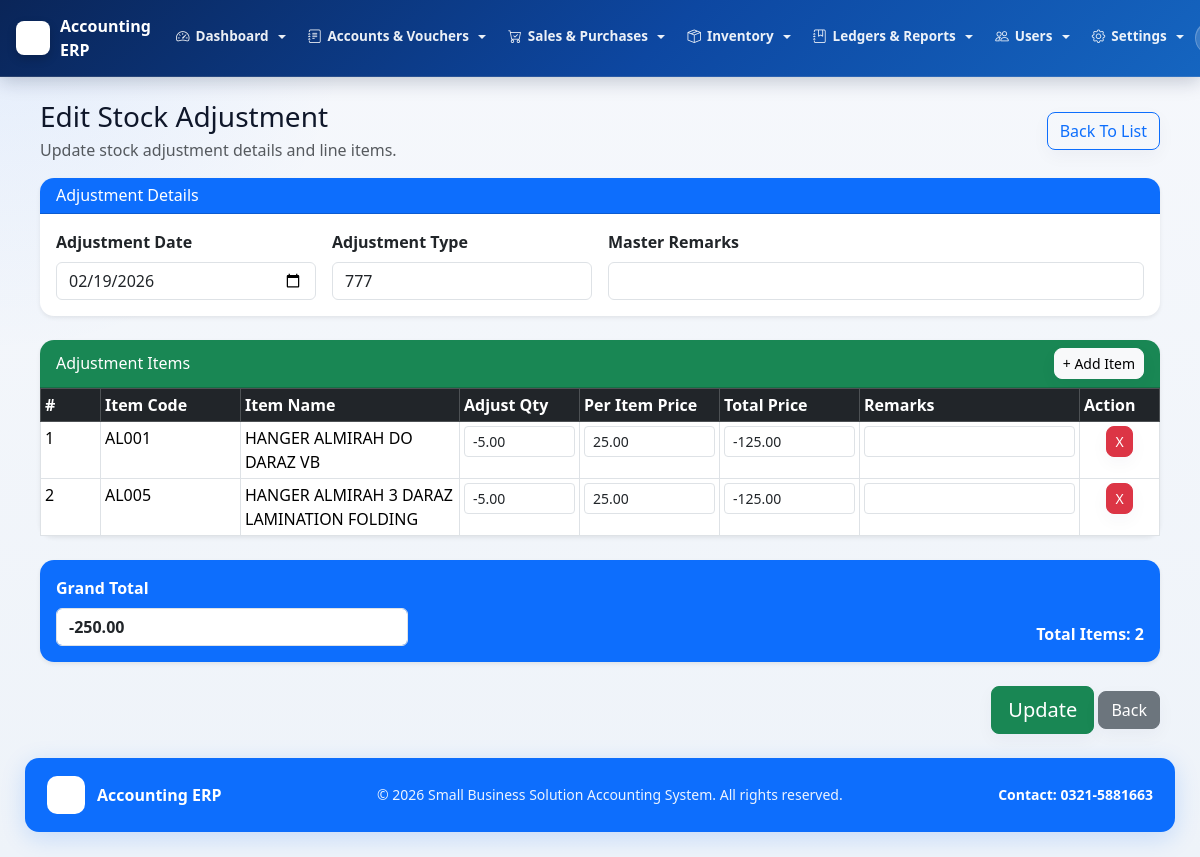
Page /admin/stock_adjustment/stock_adjustment_edit.php?id=4 (signed in) on the committed database.
### tables this page shows
CREATE TABLE `company_settings` (
  `id` int(11) NOT NULL,
  `company_name` varchar(255) NOT NULL,
  `tagline` varchar(255) NOT NULL,
  `contact` varchar(100) NOT NULL,
  `address` varchar(255) NOT NULL,
  `email` varchar(255) NOT NULL,
  `logo_path` varchar(255) NOT NULL,
  `prepared_by_label` varchar(100) NOT NULL,
  `checked_by_label` varchar(100) NOT NULL,
  `approved_by_label` varchar(100) NOT NULL,
  `print_footer` varchar(255) NOT NULL,
  `system_activity_retention_months` int(11) NOT NULL DEFAULT 0,
  `approval_history_retention_months` int(11) NOT NULL DEFAULT 0,
  `updated_at` datetime NOT NULL DEFAULT current_timestamp() ON UPDATE current_timestamp(),
  PRIMARY KEY (`id`)
);

CREATE TABLE `stock_adjustment_master` (
  `id` int(11) NOT NULL AUTO_INCREMENT,
  `adjustment_no` bigint(20) NOT NULL,
  `adjustment_date` date NOT NULL,
  `adjustment_type` varchar(50) NOT NULL,
  `master_remarks` text DEFAULT NULL,
  `created_by` int(11) DEFAULT NULL,
  `created_at` timestamp NOT NULL DEFAULT current_timestamp(),
  `financial_year_id` int(11) DEFAULT NULL,
  `series_no` int(11) DEFAULT NULL,
  `display_voucher_no` varchar(50) DEFAULT NULL,
  `approval_status` varchar(20) NOT NULL DEFAULT 'Draft',
  `approved_at` datetime DEFAULT NULL,
  `approved_by` int(11) DEFAULT NULL,
  `deleted_at` datetime DEFAULT NULL,
  `deleted_by` int(11) DEFAULT NULL,
  PRIMARY KEY (`id`)
);

CREATE TABLE `stock_adjustment_detail` (
  `id` int(11) NOT NULL AUTO_INCREMENT,
  `adjustment_id` int(11) NOT NULL,
  `item_code` varchar(50) NOT NULL,
  `item_name` varchar(255) NOT NULL,
  `adjust_qty` decimal(12,2) DEFAULT 0.00,
  `per_item_price` decimal(12,2) DEFAULT 0.00,
  `total_price` decimal(14,2) DEFAULT 0.00,
  `remarks` text DEFAULT NULL,
  PRIMARY KEY (`id`),
  KEY `fk_adjustment` (`adjustment_id`),
  CONSTRAINT `fk_adjustment` FOREIGN KEY (`adjustment_id`) REFERENCES `stock_adjustment_master` (`id`) ON DELETE CASCADE
);

### admin/stock_adjustment/stock_adjustment_edit.php (the view, shortened to what the rows shown need)
<?php
include "../../config/db.php";
$id = (int) $_GET['id'];
$master = mysqli_fetch_assoc(mysqli_query($conn, "SELECT * FROM stock_adjustment_master WHERE id = '$id' AND deleted_at IS NULL"));
include "../../includes/header.php";
$details = mysqli_query($conn, "SELECT * FROM stock_adjustment_detail WHERE adjustment_id = '$id'");
?>
<link rel="stylesheet" href="<?php echo $base_url; ?>assets/css/jquery.dataTables.min.css">
<div class="container-fluid stock-adjust-edit-page mt-4">
    <form method="post" action="stock_adjustment_update.php" id="adjForm">
        <div class="card shadow-sm mb-4">
            <div class="card-body">
                <div class="row g-3">
                    <div class="col-md-3">
                        <label class="form-label fw-bold">Adjustment Date</label>
                        <input type="date" name="adjustment_date" class="form-control" value="<?php echo htmlspecialchars($master['adjustment_date']); ?>" required>
                    </div>
                    <div class="col-md-3">
                        <label class="form-label fw-bold">Adjustment Type</label>
                        <input type="text" name="adjustment_type" class="form-control" value="<?php echo htmlspecialchars($master['adjustment_type']); ?>" required>
                    </div>
                </div>
            </div>
        </div>
        <div class="card shadow-sm mb-4">
            <div class="card-body p-0">
                <div class="table-responsive">
                    <table class="table table-bordered table-sm mb-0" id="detailTable">
                        <thead class="table-dark">
                            <tr>
                                <th style="width:60px;">#</th>
                                <th style="width:140px;">Item Code</th>
                                <th>Item Name</th>
                                <th style="width:120px;">Adjust Qty</th>
                                <th style="width:140px;">Per Item Price</th>
                                <th style="width:140px;">Total Price</th>
                                <th style="width:220px;">Remarks</th>
                                <th style="width:80px;">Action</th>
                            </tr>
                        </thead>
                        <tbody>
                        <?php
                        $count = 1;
                        while ($row = mysqli_fetch_assoc($details)) {
                        ?>
                            <tr>
                                <td><?php echo $count++; ?></td>
                                <td><?php echo htmlspecialchars($row['item_code']); ?><input type="hidden" name="item_code[]" value="<?php echo htmlspecialchars($row['item_code']); ?>"></td>
                                <td><?php echo htmlspecialchars($row['item_name']); ?><input type="hidden" name="item_name[]" value="<?php echo htmlspecialchars($row['item_name']); ?>"></td>
                                <td><input type="number" step="0.01" name="adjust_qty[]" class="form-control form-control-sm qty" value="<?php echo htmlspecialchars($row['adjust_qty']); ?>"></td>
                                <td><input type="number" step="0.01" name="per_item_price[]" class="form-control form-control-sm price" value="<?php echo htmlspecialchars($row['per_item_price']); ?>"></td>
                                <td><input type="text" name="total_price[]" class="form-control form-control-sm total" value="<?php echo number_format((float) $row['total_price'], 2, '.', ''); ?>" readonly></td>
                                <td><input type="text" name="remarks[]" class="form-control form-control-sm" value="<?php echo htmlspecialchars($row['remarks']); ?>"></td>
                                <td class="text-center"><button type="button" class="btn btn-danger btn-sm remove">X</button></td>
                            </tr>
                        <?php } ?>
                        </tbody>
                    </table>
                </div>
            </div>
        </div>
    </form>
</div>
<?php include "../../includes/footer.php"; ?>

### includes/header.php (shortened to what the rows shown need)
<?php
require_once __DIR__ . "/rbac.php";
require_once __DIR__ . "/branding.php";
$base_url = "/accounting-system/";
$branding = get_branding_settings();
$minimal_layout = isset($minimal_layout) && $minimal_layout;
?>
<!DOCTYPE html>
<html lang="en">
<head>
<link href="<?php echo $base_url; ?>assets/css/bootstrap.min.css" rel="stylesheet">
<link href="<?php echo $base_url; ?>assets/bootstrap-icons-1.13.1/font/bootstrap-icons.css" rel="stylesheet">
</head>
<body>
<?php if (!$minimal_layout): ?>
<nav class="navbar navbar-expand-lg fixed-top-nav navbar-dark">
    <div class="container-fluid px-3">
        <a class="navbar-brand-erp" href="<?php echo $base_url; ?>admin/dashboard/dashboard.php">
            <?php if (!empty($branding['logo_url'])): ?>
                <img src="<?php echo htmlspecialchars($branding['logo_url']); ?>" alt="Logo" class="brand-logo-img">
            <?php endif; ?>
            <span class="d-none d-sm-inline"><?php echo htmlspecialchars($branding['company_name']); ?></span>
        </a>
        <div class="collapse navbar-collapse" id="topNavbarCollapse">
            <?php if (isset($_SESSION['user_id'])): ?>
            <?php
            $canDashboard          = rbac_can_access('dashboard_home');
            $canAiDashboard        = rbac_can_access('dashboard_ai');
            $canBackup             = rbac_can_access('database_backup');
            $canCompanySettings    = rbac_can_access('company_settings_page');
            $canPeriodClosing      = rbac_can_access('period_closing_page');
            $canRecycleBin         = rbac_can_access('recycle_bin_page');
            $canSystemActivity     = rbac_can_access('system_activity_page');
            $canApprovalHistory    = rbac_can_access('approval_history_page');
            $canUsersPage          = rbac_can_access('users_page');
            $canRolesPage          = rbac_can_access('roles_page');
            $canUserRolesPage      = rbac_can_access('user_roles_page');
            $canRolePermissionsPage= rbac_can_access('role_permissions_page');
            $canAccountLedger      = rbac_can_access('account_ledger');
            $canTrialBalance       = rbac_can_access('trial_balance');
            $canChartOfAccounts    = rbac_can_access('chart_of_accounts');
            $canOpeningBalance     = rbac_can_access('opening_balance');
            $canPaymentVoucherAdd  = rbac_can_access('payment_voucher_add');
            $canPaymentVoucherList = rbac_can_access('payment_voucher_list');
            $canReceiptVoucherAdd  = rbac_can_access('receipt_voucher_add');
            $canReceiptVoucherList = rbac_can_access('receipt_voucher_list');
            $canGeneralVoucherAdd  = rbac_can_access('general_voucher_add');
            $canGeneralVoucherList = rbac_can_access('general_voucher_list');
            $canCashBook           = rbac_can_access('cash_book');
            $canBankBook           = rbac_can_access('bank_book');
            $canCategoriesPage     = rbac_can_access('categories_page');
            $canInventoryPage      = rbac_can_access('inventory_page');
            $canStockAdjustmentAdd = rbac_can_access('stock_adjustment_add');
            $canStockAdjustmentList= rbac_can_access('stock_adjustment_list');
            $canStockLedger        = rbac_can_access('stock_ledger');
            $canPurchaseAdd        = rbac_can_access('purchase_add');
            $canPurchaseList       = rbac_can_access('purchase_list');
            $canPurchaseLedger     = rbac_can_access('purchase_ledger');
            $canSaleAdd            = rbac_can_access('sale_add');
            $canSaleList           = rbac_can_access('sale_list');
            $canSaleLedger         = rbac_can_access('sale_ledger');
            ?>
            <ul class="navbar-nav me-auto mb-2 mb-lg-0">
                <?php if ($canDashboard || $canAiDashboard): ?>
                <li class="nav-item dropdown">
                    <a class="nav-link dropdown-toggle" href="#" id="navDashboard" role="button" data-bs-toggle="dropdown" aria-expanded="false">
                        <i class="bi bi-speedometer2"></i> Dashboard
                    </a>
                </li>
                <?php endif; ?>
                <?php if ($canChartOfAccounts || $canOpeningBalance || $canPaymentVoucherAdd || $canPaymentVoucherList || $canReceiptVoucherAdd || $canReceiptVoucherList || $canGeneralVoucherAdd || $canGeneralVoucherList): ?>
                <li class="nav-item dropdown">
                    <a class="nav-link dropdown-toggle" href="#" id="navAccounts" role="button" data-bs-toggle="dropdown" aria-expanded="false">
                        <i class="bi bi-journal-text"></i> Accounts &amp; Vouchers
                    </a>
                </li>
                <?php endif; ?>
                <?php if ($canSaleAdd || $canSaleList || $canPurchaseAdd || $canPurchaseList): ?>
                <li class="nav-item dropdown">
                    <a class="nav-link dropdown-toggle" href="#" id="navSales" role="button" data-bs-toggle="dropdown" aria-expanded="false">
                        <i class="bi bi-cart-check"></i> Sales &amp; Purchases
                    </a>
                </li>
                <?php endif; ?>
                <?php if ($canInventoryPage || $canCategoriesPage || $canStockAdjustmentAdd || $canStockAdjustmentList): ?>
                <li class="nav-item dropdown">
                    <a class="nav-link dropdown-toggle" href="#" id="navInventory" role="button" data-bs-toggle="dropdown" aria-expanded="false">
                        <i class="bi bi-box-seam"></i> Inventory
                    </a>
                </li>
                <?php endif; ?>
                <?php if ($canTrialBalance || $canAccountLedger || $canCashBook || $canBankBook || $canSaleLedger || $canPurchaseLedger || $canStockLedger): ?>
                <li class="nav-item dropdown">
                    <a class="nav-link dropdown-toggle" href="#" id="navReports" role="button" data-bs-toggle="dropdown" aria-expanded="false">
                        <i class="bi bi-journal-bookmark"></i> Ledgers &amp; Reports
                    </a>
                </li>
                <?php endif; ?>
                <?php if ($canUsersPage || $canRolesPage || $canUserRolesPage || $canRolePermissionsPage): ?>
                <li class="nav-item dropdown">
                    <a class="nav-link dropdown-toggle" href="#" id="navUsers" role="button" data-bs-toggle="dropdown" aria-expanded="false">
                        <i class="bi bi-people"></i> Users
                    </a>
                </li>
                <?php endif; ?>
                <?php if ($canCompanySettings || $canPeriodClosing || $canApprovalHistory || $canSystemActivity || $canRecycleBin || $canBackup): ?>
                <li class="nav-item dropdown">
                    <a class="nav-link dropdown-toggle" href="#" id="navSettings" role="button" data-bs-toggle="dropdown" aria-expanded="false">
                        <i class="bi bi-gear"></i> Settings
                    </a>
                </li>
                <?php endif; ?>
            </ul>
            <div class="d-flex align-items-center gap-2 py-2 py-lg-0">
                <span class="user-badge-nav d-none d-md-inline-flex align-items-center">
                </span>
            </div>
            <?php endif; ?>
        </div>
    </div>
</nav>
<?php endif; ?>
<div class="content">

### includes/footer.php
<?php
require_once __DIR__ . "/branding.php";
$branding = get_branding_settings();
?>
</div>
<?php if (empty($minimal_layout)): ?>
<footer style="margin-left:0;padding:0 25px 25px;">
    <div style="background:#0d6efd;border-radius:14px;padding:18px 22px;box-shadow:0 6px 24px rgba(13,110,253,0.18);display:flex;justify-content:space-between;align-items:center;gap:12px;flex-wrap:wrap;">
        <div style="display:flex;align-items:center;gap:12px;color:#ffffff;font-weight:700;">
            <?php if (!empty($branding['logo_url'])): ?>
                <img src="<?php echo htmlspecialchars($branding['logo_url']); ?>" alt="Logo" style="width:38px;height:38px;object-fit:contain;border-radius:10px;background:#ffffff;padding:5px;">
            <?php endif; ?>
            <span><?php echo htmlspecialchars($branding['company_name']); ?></span>
        </div>
        <div style="color:rgba(255,255,255,0.92);font-size:14px;">
            &copy; <?php echo date("Y"); ?> <?php echo htmlspecialchars($branding['tagline']); ?>. All rights reserved.
        </div>
        <div style="color:#ffffff;font-weight:600;font-size:14px;">
            Contact: <?php echo htmlspecialchars($branding['contact']); ?>
        </div>
    </div>
</footer>
<?php endif; ?>
</body>
</html>

### rows in the picture
company_settings: company_name "Accounting ERP", tagline "Small Business Solution Accounting System", contact "0321-5881663"
stock_adjustment_master: adjustment_date "02/19/2026", adjustment_type "777"
stock_adjustment_detail: item_code "AL001", item_name "HANGER ALMIRAH DO DARAZ VB", adjust_qty "-5.00", per_item_price "25.00", total_price "-125.00"
stock_adjustment_detail: item_code "AL005", item_name "HANGER ALMIRAH 3 DARAZ LAMINATION FOLDING", adjust_qty "-5.00", per_item_price "25.00", total_price "-125.00"

### other values in the picture
$count - 1 "2"
